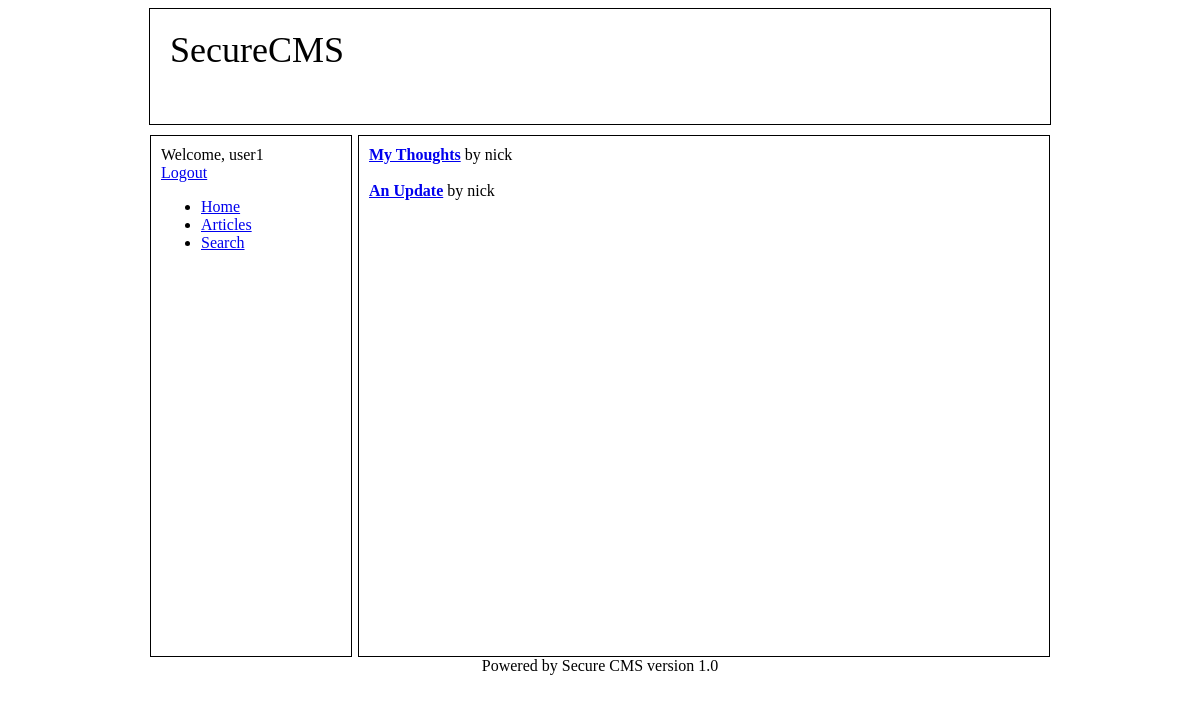
Screenshot of /index.php?page=articles (signed in) with the database file from the repository.
### tables this page shows
CREATE TABLE `settings` (
  `site_name` varchar(64) NOT NULL,
  `welcome` blob NOT NULL
);

CREATE TABLE `article` (
  `id` int(11) NOT NULL AUTO_INCREMENT,
  `author_id` int(11) NOT NULL,
  `date` timestamp NOT NULL DEFAULT '0000-00-00 00:00:00' ON UPDATE CURRENT_TIMESTAMP,
  `title` varchar(128) NOT NULL,
  `content` blob NOT NULL,
  PRIMARY KEY (`id`)
);

CREATE TABLE `users` (
  `id` int(11) NOT NULL AUTO_INCREMENT,
  `user_name` varchar(64) NOT NULL,
  `password` varchar(64) NOT NULL,
  `join_date` timestamp NOT NULL DEFAULT '0000-00-00 00:00:00' ON UPDATE CURRENT_TIMESTAMP,
  `is_admin` tinyint(1) NOT NULL,
  `email` varchar(128) NOT NULL,
  PRIMARY KEY (`id`)
);

### articles.php (the view)
<?
$result = mysqli_query($con,"SELECT title,user_name,article.id as aid FROM article,users WHERE article.author_id=users.id");
while($row = mysqli_fetch_array($result)){
	echo "<b><a href='index.php?page=view_article&article_id=" . $row['aid'] . "'>" . $row['title'] . "</a></b> by " . $row['user_name'] . "<br/><br/>";
}
?>

### header.php (shortened to what this page needs)
<?
$host = "localhost";
$user = "root";
$pwd = "1";
$db = "SecureCMS";
$con=mysqli_connect($host,$user,$pwd,$db);
?>
<!DOCTYPE html PUBLIC "-//W3C//DTD XHTML 1.0 Transitional//EN" "http://www.w3.org/TR/xhtml1/DTD/xhtml1-transitional.dtd">
<html xmlns="http://www.w3.org/1999/xhtml">
<link rel="stylesheet" type="text/css" href="styles.css"/>
<head>
<?
$result = mysqli_query($con,"SELECT * FROM settings");
$site_name = "";
while($row = mysqli_fetch_array($result)){
    $site_name =  $row['site_name'];
}
?>
<div class="header"><? echo $site_name; ?></div>
</head>
<body>
<div class="bigcontainer">
<div class="sidebar">
  <? include "login.php" ?>
  <ul>
    <li><a href="index.php">Home</a></li>
    <li><a href="index.php?page=articles">Articles</a></li>
    <li><a href="index.php?page=search">Search</a></li>
  </ul>
</div>
<div class="container">

### styles.css (style rules this page uses)
.header { width:860px; margin-left:auto; margin-right:auto; height:75px; font-size:36px; margin-bottom:10px; position:relative; border-style:solid; border-width:1px; padding:20px; }
.sidebar { width:180px; height:100%; min-height:500px; border-style:solid; border-width:1px; float:left; position:relative; padding:10px; }
.container { width:670px; height:100%; min-height:500px; border-style:solid; border-width:1px; float:right; position:relative; padding:10px; }
.bigcontainer { width:900px; margin-left:auto; margin-right:auto; }

### rows the page displays
settings: site_name "SecureCMS"
article: title "My Thoughts", author.user_name "nick"
article: title "An Update", author.user_name "nick"

### other values shown
$_SESSION['username'] "user1"
